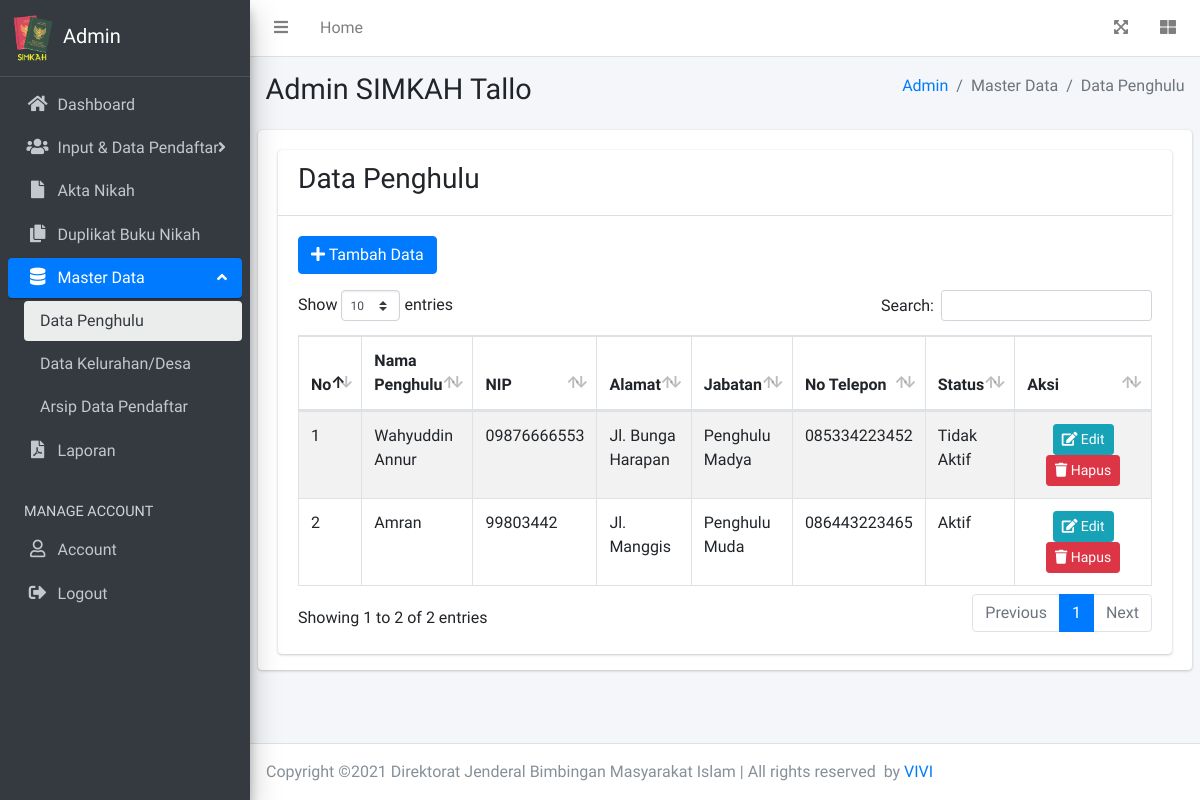
The page /admin/data-penghulu.php (signed in) on the database its author committed.
### tables this page shows
CREATE TABLE `tb_penghulu` (
  `id` int(11) NOT NULL,
  `nama` varchar(255) NOT NULL,
  `nip` varchar(255) NOT NULL,
  `alamat` varchar(255) NOT NULL,
  `jabatan` varchar(255) NOT NULL,
  `no_telepon` varchar(15) NOT NULL,
  `status` varchar(50) NOT NULL
);

### admin/data-penghulu.php (the view, shortened to what this page needs)
<?php
require('template/header.php');
$penghulu = mysqli_query($conn, "SELECT * FROM tb_penghulu");
?>
<div class="content-wrapper">
	<div class="content-header">
		<div class="container-fluid">
			<div class="row mb-2">
				<div class="col-sm-6">
					<h1 class="m-0">Admin SIMKAH Tallo</h1>
				</div>
				<div class="col-sm-6">
					<ol class="breadcrumb float-sm-right">
						<li class="breadcrumb-item"><a href="index.php">Admin</a></li>
						<li class="breadcrumb-item active">Master Data</li>
						<li class="breadcrumb-item active">Data Penghulu</li>
					</ol>
				</div>
			</div>
		</div>
	</div>
	<section class="content">
		<div class="card card-solid">
			<div class="card-body pb-0">
				<div class="row m-b-30">
					<div class="col-12">
						<div class="card">
							<div class="card-header">
								<h3>Data Penghulu</h3>
							</div>
							<div class="card-body">
								<button class="btn btn-primary mb-3" data-toggle="modal" data-target="#modal-tambah"><i class="fa fa-plus"></i> Tambah Data</button>
								<table id="dataTable" class="table table-bordered table-striped">
									<thead>
										<tr>
											<th width="1">No</th>
											<th>Nama Penghulu</th>
											<th>NIP</th>
											<th>Alamat</th>
											<th>Jabatan</th>
											<th>No Telepon</th>
											<th>Status</th>
											<th width="150">Aksi</th>
										</tr>
									</thead>
									<tbody>
										<?php $no=1; foreach ($penghulu as $dta) { ?>
											<tr>
												<td><?= $no ?></td>
												<td><?= $dta['nama'] ?></td>
												<td><?= $dta['nip'] ?></td>
												<td><?= $dta['alamat'] ?></td>
												<td><?= $dta['jabatan'] ?></td>
												<td><?= $dta['no_telepon'] ?></td>
												<td><?= $dta['status'] ?></td>
												<td class="text-center">
													<a href="#" class="btn btn-sm btn-info" data-toggle="modal" data-target="#modal-edit<?= $dta['id'] ?>"><i class="fa fa-edit"></i> Edit</a>
													<a href="#" class="btn btn-sm btn-danger" data-toggle="modal" data-target="#modal-hapus<?= $dta['id'] ?>"><i class="fa fa-trash"></i> Hapus</a>
												</td>
											</tr>
											<?php $no=$no+1;
										} ?>
									</tbody>
								</table>
							</div>
						</div>
					</div>
				</div>
			</div>
		</div>
	</section>
</div>
<?php
require('template/footer.php');
?>

### rows shown on the page
tb_penghulu: nama "Wahyuddin Annur", nip "09876666553", alamat "Jl. Bunga Harapan", jabatan "Penghulu Madya", no_telepon "085334223452", status "Tidak Aktif"
tb_penghulu: nama "Amran", nip "99803442", alamat "Jl. Manggis", jabatan "Penghulu Muda", no_telepon "086443223465", status "Aktif"
